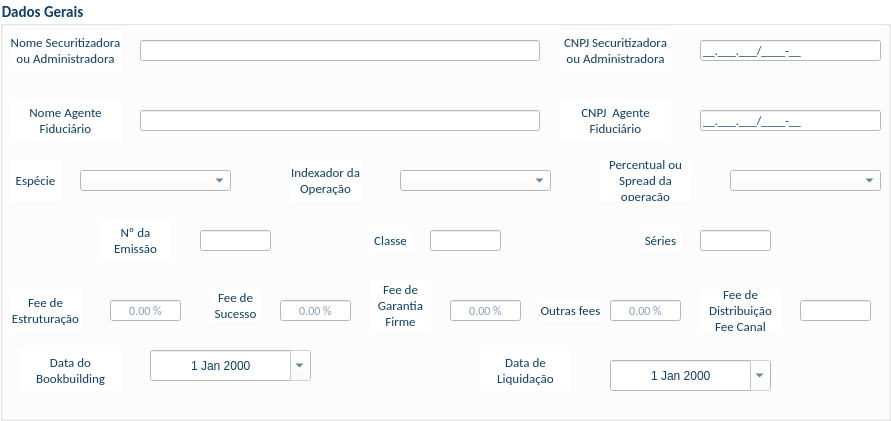
          <widget class="QGroupBox" name="groupBox_4">
           <property name="geometry">
            <rect>
             <x>10</x>
             <y>4670</y>
             <width>891</width>
             <height>421</height>
            </rect>
           </property>
           <property name="font">
            <font>
             <family>Calibri</family>
             <pointsize>11</pointsize>
             <weight>75</weight>
             <bold>true</bold>
            </font>
           </property>
           <property name="styleSheet">
            <string notr="true">background-color: rgb(255, 255, 255);
color: rgb(15, 62, 104);</string>
           </property>
           <property name="title">
            <string>Dados Gerais</string>
           </property>
           <widget class="QLineEdit" name="le_nomeSecuritizadoraAdm">
            <property name="enabled">
             <bool>true</bool>
            </property>
            <property name="geometry">
             <rect>
              <x>140</x>
              <y>40</y>
              <width>400</width>
              <height>21</height>
             </rect>
            </property>
            <property name="sizePolicy">
             <sizepolicy hsizetype="Expanding" vsizetype="Expanding">
              <horstretch>0</horstretch>
              <verstretch>0</verstretch>
             </sizepolicy>
            </property>
            <property name="minimumSize">
             <size>
              <width>400</width>
              <height>21</height>
             </size>
            </property>
            <property name="maximumSize">
             <size>
              <width>400</width>
              <height>21</height>
             </size>
            </property>
            <property name="font">
             <font>
              <family>Calibri</family>
              <pointsize>9</pointsize>
             </font>
            </property>
            <property name="readOnly">
             <bool>true</bool>
            </property>
           </widget>
           <widget class="QLabel" name="nomeSecuritizadoraAdm">
            <property name="geometry">
             <rect>
              <x>10</x>
              <y>30</y>
              <width>111</width>
              <height>41</height>
             </rect>
            </property>
            <property name="font">
             <font>
              <family>Calibri</family>
              <pointsize>10</pointsize>
             </font>
            </property>
            <property name="text">
             <string>Nome Securitizadora ou Administradora</string>
            </property>
            <property name="alignment">
             <set>Qt::AlignCenter</set>
            </property>
            <property name="wordWrap">
             <bool>true</bool>
            </property>
           </widget>
           <widget class="QLabel" name="cnpjSecuritizadoraAdm">
            <property name="geometry">
             <rect>
              <x>560</x>
              <y>30</y>
              <width>111</width>
              <height>41</height>
             </rect>
            </property>
            <property name="font">
             <font>
              <family>Calibri</family>
              <pointsize>10</pointsize>
             </font>
            </property>
            <property name="text">
             <string>CNPJ Securitizadora ou Administradora</string>
            </property>
            <property name="alignment">
             <set>Qt::AlignCenter</set>
            </property>
            <property name="wordWrap">
             <bool>true</bool>
            </property>
           </widget>
           <widget class="QLineEdit" name="le_cnpjSecuritizadoraAdm">
            <property name="enabled">
             <bool>true</bool>
            </property>
            <property name="geometry">
             <rect>
              <x>700</x>
              <y>40</y>
              <width>181</width>
              <height>21</height>
             </rect>
            </property>
            <property name="sizePolicy">
             <sizepolicy hsizetype="Ignored" vsizetype="Expanding">
              <horstretch>0</horstretch>
              <verstretch>0</verstretch>
             </sizepolicy>
            </property>
            <property name="minimumSize">
             <size>
              <width>111</width>
              <height>21</height>
             </size>
            </property>
            <property name="maximumSize">
             <size>
              <width>300</width>
              <height>21</height>
             </size>
            </property>
            <property name="font">
             <font>
              <family>Calibri</family>
              <pointsize>9</pointsize>
             </font>
            </property>
            <property name="inputMask">
             <string>00.000.000/0000-00;_</string>
            </property>
            <property name="text">
             <string>../-</string>
            </property>
            <property name="readOnly">
             <bool>true</bool>
            </property>
            <property name="placeholderText">
             <string/>
            </property>
           </widget>
           <widget class="QLabel" name="nomeAgendeFiduciario">
            <property name="geometry">
             <rect>
              <x>10</x>
              <y>100</y>
              <width>111</width>
              <height>41</height>
             </rect>
            </property>
            <property name="font">
             <font>
              <family>Calibri</family>
              <pointsize>10</pointsize>
             </font>
            </property>
            <property name="text">
             <string>Nome Agente Fiduciário</string>
            </property>
            <property name="alignment">
             <set>Qt::AlignCenter</set>
            </property>
            <property name="wordWrap">
             <bool>true</bool>
            </property>
           </widget>
           <widget class="QLineEdit" name="le_nomeAgendeFiduciario">
            <property name="enabled">
             <bool>true</bool>
            </property>
            <property name="geometry">
             <rect>
              <x>140</x>
              <y>110</y>
              <width>400</width>
              <height>21</height>
             </rect>
            </property>
            <property name="sizePolicy">
             <sizepolicy hsizetype="Expanding" vsizetype="Expanding">
              <horstretch>0</horstretch>
              <verstretch>0</verstretch>
             </sizepolicy>
            </property>
            <property name="minimumSize">
             <size>
              <width>400</width>
              <height>21</height>
             </size>
            </property>
            <property name="maximumSize">
             <size>
              <width>400</width>
              <height>21</height>
             </size>
            </property>
            <property name="font">
             <font>
              <family>Calibri</family>
              <pointsize>9</pointsize>
             </font>
            </property>
            <property name="readOnly">
             <bool>true</bool>
            </property>
           </widget>
           <widget class="QLabel" name="cnpjAgendeFiduciario">
            <property name="geometry">
             <rect>
              <x>560</x>
              <y>100</y>
              <width>111</width>
              <height>41</height>
             </rect>
            </property>
            <property name="font">
             <font>
              <family>Calibri</family>
              <pointsize>10</pointsize>
             </font>
            </property>
            <property name="text">
             <string>CNPJ  Agente Fiduciário</string>
            </property>
            <property name="alignment">
             <set>Qt::AlignCenter</set>
            </property>
            <property name="wordWrap">
             <bool>true</bool>
            </property>
           </widget>
           <widget class="QLineEdit" name="le_cnpjAgendeFiduciario">
            <property name="enabled">
             <bool>true</bool>
            </property>
            <property name="geometry">
             <rect>
              <x>700</x>
              <y>110</y>
              <width>181</width>
              <height>21</height>
             </rect>
            </property>
            <property name="sizePolicy">
             <sizepolicy hsizetype="Ignored" vsizetype="Expanding">
              <horstretch>0</horstretch>
              <verstretch>0</verstretch>
             </sizepolicy>
            </property>
            <property name="minimumSize">
             <size>
              <width>111</width>
              <height>21</height>
             </size>
            </property>
            <property name="maximumSize">
             <size>
              <width>300</width>
              <height>21</height>
             </size>
            </property>
            <property name="font">
             <font>
              <family>Calibri</family>
              <pointsize>9</pointsize>
             </font>
            </property>
            <property name="inputMask">
             <string>00.000.000/0000-00;_</string>
            </property>
            <property name="readOnly">
             <bool>true</bool>
            </property>
           </widget>
           <widget class="QComboBox" name="cb_especie">
            <property name="geometry">
             <rect>
              <x>80</x>
              <y>170</y>
              <width>151</width>
              <height>21</height>
             </rect>
            </property>
            <item>
             <property name="text">
              <string/>
             </property>
            </item>
            <item>
             <property name="text">
              <string>Quirografária</string>
             </property>
            </item>
            <item>
             <property name="text">
              <string>Subordinada</string>
             </property>
            </item>
            <item>
             <property name="text">
              <string>Garantia real</string>
             </property>
            </item>
            <item>
             <property name="text">
              <string>Flutuante</string>
             </property>
            </item>
           </widget>
           <widget class="QComboBox" name="cb_indexador_operacao">
            <property name="geometry">
             <rect>
              <x>400</x>
              <y>170</y>
              <width>151</width>
              <height>21</height>
             </rect>
            </property>
            <item>
             <property name="text">
              <string/>
             </property>
            </item>
            <item>
             <property name="text">
              <string>IPCA</string>
             </property>
            </item>
            <item>
             <property name="text">
              <string>CDI</string>
             </property>
            </item>
           </widget>
           <widget class="QComboBox" name="cb_percentual_spreead_operacao">
            <property name="geometry">
             <rect>
              <x>730</x>
              <y>170</y>
              <width>151</width>
              <height>21</height>
             </rect>
            </property>
            <item>
             <property name="text">
              <string/>
             </property>
            </item>
            <item>
             <property name="text">
              <string>%</string>
             </property>
            </item>
            <item>
             <property name="text">
              <string>Spread</string>
             </property>
            </item>
           </widget>
           <widget class="QLabel" name="especie">
            <property name="geometry">
             <rect>
              <x>10</x>
              <y>160</y>
              <width>51</width>
              <height>41</height>
             </rect>
            </property>
            <property name="font">
             <font>
              <family>Calibri</family>
              <pointsize>10</pointsize>
             </font>
            </property>
            <property name="text">
             <string>Espécie</string>
            </property>
            <property name="alignment">
             <set>Qt::AlignCenter</set>
            </property>
            <property name="wordWrap">
             <bool>true</bool>
            </property>
           </widget>
           <widget class="QLabel" name="indexadorOperacao">
            <property name="geometry">
             <rect>
              <x>290</x>
              <y>160</y>
              <width>71</width>
              <height>41</height>
             </rect>
            </property>
            <property name="font">
             <font>
              <family>Calibri</family>
              <pointsize>10</pointsize>
             </font>
            </property>
            <property name="text">
             <string>Indexador da Operação</string>
            </property>
            <property name="alignment">
             <set>Qt::AlignCenter</set>
            </property>
            <property name="wordWrap">
             <bool>true</bool>
            </property>
           </widget>
           <widget class="QLabel" name="percentualSpreadOperacao">
            <property name="geometry">
             <rect>
              <x>600</x>
              <y>160</y>
              <width>91</width>
              <height>41</height>
             </rect>
            </property>
            <property name="font">
             <font>
              <family>Calibri</family>
              <pointsize>10</pointsize>
             </font>
            </property>
            <property name="text">
             <string>Percentual ou Spread da operação</string>
            </property>
            <property name="alignment">
             <set>Qt::AlignCenter</set>
            </property>
            <property name="wordWrap">
             <bool>true</bool>
            </property>
           </widget>
           <widget class="QLabel" name="numeroEmissao">
            <property name="geometry">
             <rect>
              <x>100</x>
              <y>220</y>
              <width>71</width>
              <height>41</height>
             </rect>
            </property>
            <property name="font">
             <font>
              <family>Calibri</family>
              <pointsize>10</pointsize>
             </font>
            </property>
            <property name="text">
             <string>Nº da Emissão</string>
            </property>
            <property name="alignment">
             <set>Qt::AlignCenter</set>
            </property>
            <property name="wordWrap">
             <bool>true</bool>
            </property>
           </widget>
           <widget class="QLabel" name="classe">
            <property name="geometry">
             <rect>
              <x>370</x>
              <y>230</y>
              <width>41</width>
              <height>21</height>
             </rect>
            </property>
            <property name="font">
             <font>
              <family>Calibri</family>
              <pointsize>10</pointsize>
             </font>
            </property>
            <property name="text">
             <string>Classe</string>
            </property>
            <property name="alignment">
             <set>Qt::AlignCenter</set>
            </property>
            <property name="wordWrap">
             <bool>true</bool>
            </property>
           </widget>
           <widget class="QLabel" name="seriesEstruturacao">
            <property name="geometry">
             <rect>
              <x>640</x>
              <y>230</y>
              <width>41</width>
              <height>21</height>
             </rect>
            </property>
            <property name="font">
             <font>
              <family>Calibri</family>
              <pointsize>10</pointsize>
             </font>
            </property>
            <property name="text">
             <string>Séries</string>
            </property>
            <property name="alignment">
             <set>Qt::AlignCenter</set>
            </property>
            <property name="wordWrap">
             <bool>true</bool>
            </property>
           </widget>
           <widget class="QLineEdit" name="le_series_estruturacao">
            <property name="enabled">
             <bool>true</bool>
            </property>
            <property name="geometry">
             <rect>
              <x>700</x>
              <y>230</y>
              <width>71</width>
              <height>21</height>
             </rect>
            </property>
            <property name="sizePolicy">
             <sizepolicy hsizetype="Ignored" vsizetype="Expanding">
              <horstretch>0</horstretch>
              <verstretch>0</verstretch>
             </sizepolicy>
            </property>
            <property name="minimumSize">
             <size>
              <width>0</width>
              <height>21</height>
             </size>
            </property>
            <property name="maximumSize">
             <size>
              <width>300</width>
              <height>21</height>
             </size>
            </property>
            <property name="font">
             <font>
              <family>Calibri</family>
              <pointsize>9</pointsize>
             </font>
            </property>
            <property name="alignment">
             <set>Qt::AlignCenter</set>
            </property>
            <property name="readOnly">
             <bool>true</bool>
            </property>
           </widget>
           <widget class="QLineEdit" name="le_numero_emissao">
            <property name="enabled">
             <bool>true</bool>
            </property>
            <property name="geometry">
             <rect>
              <x>200</x>
              <y>230</y>
              <width>71</width>
              <height>21</height>
             </rect>
            </property>
            <property name="sizePolicy">
             <sizepolicy hsizetype="Ignored" vsizetype="Expanding">
              <horstretch>0</horstretch>
              <verstretch>0</verstretch>
             </sizepolicy>
            </property>
            <property name="minimumSize">
             <size>
              <width>0</width>
              <height>21</height>
             </size>
            </property>
            <property name="maximumSize">
             <size>
              <width>300</width>
              <height>21</height>
             </size>
            </property>
            <property name="font">
             <font>
              <family>Calibri</family>
              <pointsize>9</pointsize>
             </font>
            </property>
            <property name="alignment">
             <set>Qt::AlignCenter</set>
            </property>
            <property name="readOnly">
             <bool>true</bool>
            </property>
           </widget>
           <widget class="QLineEdit" name="le_classe">
            <property name="enabled">
             <bool>true</bool>
            </property>
            <property name="geometry">
             <rect>
              <x>430</x>
              <y>230</y>
              <width>71</width>
              <height>21</height>
             </rect>
            </property>
            <property name="sizePolicy">
             <sizepolicy hsizetype="Ignored" vsizetype="Expanding">
              <horstretch>0</horstretch>
              <verstretch>0</verstretch>
             </sizepolicy>
            </property>
            <property name="minimumSize">
             <size>
              <width>0</width>
              <height>21</height>
             </size>
            </property>
            <property name="maximumSize">
             <size>
              <width>300</width>
              <height>21</height>
             </size>
            </property>
            <property name="font">
             <font>
              <family>Calibri</family>
              <pointsize>9</pointsize>
             </font>
            </property>
            <property name="alignment">
             <set>Qt::AlignCenter</set>
            </property>
            <property name="readOnly">
             <bool>true</bool>
            </property>
           </widget>
           <widget class="QLabel" name="feeEstruturacao">
            <property name="geometry">
             <rect>
              <x>10</x>
              <y>290</y>
              <width>71</width>
              <height>41</height>
             </rect>
            </property>
            <property name="font">
             <font>
              <family>Calibri</family>
              <pointsize>10</pointsize>
             </font>
            </property>
            <property name="text">
             <string>Fee de Estruturação</string>
            </property>
            <property name="alignment">
             <set>Qt::AlignCenter</set>
            </property>
            <property name="wordWrap">
             <bool>true</bool>
            </property>
           </widget>
           <widget class="QLineEdit" name="le_fee_estrturacao">
            <property name="enabled">
             <bool>true</bool>
            </property>
            <property name="geometry">
             <rect>
              <x>110</x>
              <y>300</y>
              <width>71</width>
              <height>21</height>
             </rect>
            </property>
            <property name="sizePolicy">
             <sizepolicy hsizetype="Ignored" vsizetype="Expanding">
              <horstretch>0</horstretch>
              <verstretch>0</verstretch>
             </sizepolicy>
            </property>
            <property name="minimumSize">
             <size>
              <width>0</width>
              <height>21</height>
             </size>
            </property>
            <property name="maximumSize">
             <size>
              <width>300</width>
              <height>21</height>
             </size>
            </property>
            <property name="font">
             <font>
              <family>Calibri</family>
              <pointsize>9</pointsize>
             </font>
            </property>
            <property name="alignment">
             <set>Qt::AlignCenter</set>
            </property>
            <property name="readOnly">
             <bool>true</bool>
            </property>
            <property name="placeholderText">
             <string>0.00 %</string>
            </property>
           </widget>
           <widget class="QLabel" name="feeSucesso">
            <property name="geometry">
             <rect>
              <x>210</x>
              <y>290</y>
              <width>51</width>
              <height>31</height>
             </rect>
            </property>
            <property name="font">
             <font>
              <family>Calibri</family>
              <pointsize>10</pointsize>
             </font>
            </property>
            <property name="text">
             <string>Fee de Sucesso</string>
            </property>
            <property name="alignment">
             <set>Qt::AlignCenter</set>
            </property>
            <property name="wordWrap">
             <bool>true</bool>
            </property>
           </widget>
           <widget class="QLineEdit" name="le_fee_sucesso">
            <property name="enabled">
             <bool>true</bool>
            </property>
            <property name="geometry">
             <rect>
              <x>280</x>
              <y>300</y>
              <width>71</width>
              <height>21</height>
             </rect>
            </property>
            <property name="sizePolicy">
             <sizepolicy hsizetype="Ignored" vsizetype="Expanding">
              <horstretch>0</horstretch>
              <verstretch>0</verstretch>
             </sizepolicy>
            </property>
            <property name="minimumSize">
             <size>
              <width>0</width>
              <height>21</height>
             </size>
            </property>
            <property name="maximumSize">
             <size>
              <width>300</width>
              <height>21</height>
             </size>
            </property>
            <property name="font">
             <font>
              <family>Calibri</family>
              <pointsize>9</pointsize>
             </font>
            </property>
            <property name="alignment">
             <set>Qt::AlignCenter</set>
            </property>
            <property name="readOnly">
             <bool>true</bool>
            </property>
            <property name="placeholderText">
             <string>0.00 %</string>
            </property>
           </widget>
           <widget class="QLabel" name="feeGarantiaFirme">
            <property name="geometry">
             <rect>
              <x>370</x>
              <y>280</y>
              <width>61</width>
              <height>51</height>
             </rect>
            </property>
            <property name="font">
             <font>
              <family>Calibri</family>
              <pointsize>10</pointsize>
             </font>
            </property>
            <property name="text">
             <string>Fee de Garantia Firme</string>
            </property>
            <property name="alignment">
             <set>Qt::AlignCenter</set>
            </property>
            <property name="wordWrap">
             <bool>true</bool>
            </property>
           </widget>
           <widget class="QLineEdit" name="le_fee_garantia_firme">
            <property name="enabled">
             <bool>true</bool>
            </property>
            <property name="geometry">
             <rect>
              <x>450</x>
              <y>300</y>
              <width>71</width>
              <height>21</height>
             </rect>
            </property>
            <property name="sizePolicy">
             <sizepolicy hsizetype="Ignored" vsizetype="Expanding">
              <horstretch>0</horstretch>
              <verstretch>0</verstretch>
             </sizepolicy>
            </property>
            <property name="minimumSize">
             <size>
              <width>0</width>
              <height>21</height>
             </size>
            </property>
            <property name="maximumSize">
             <size>
              <width>300</width>
              <height>21</height>
             </size>
            </property>
            <property name="font">
             <font>
              <family>Calibri</family>
              <pointsize>9</pointsize>
             </font>
            </property>
            <property name="alignment">
             <set>Qt::AlignCenter</set>
            </property>
            <property name="readOnly">
             <bool>true</bool>
            </property>
            <property name="placeholderText">
             <string>0.00 %</string>
            </property>
           </widget>
           <widget class="QLabel" name="outrasFees_2">
            <property name="geometry">
             <rect>
              <x>540</x>
              <y>300</y>
              <width>61</width>
              <height>21</height>
             </rect>
            </property>
            <property name="font">
             <font>
              <family>Calibri</family>
              <pointsize>10</pointsize>
             </font>
            </property>
            <property name="text">
             <string>Outras fees</string>
            </property>
            <property name="alignment">
             <set>Qt::AlignCenter</set>
            </property>
            <property name="wordWrap">
             <bool>true</bool>
            </property>
           </widget>
           <widget class="QLineEdit" name="le_outras_fees">
            <property name="enabled">
             <bool>true</bool>
            </property>
            <property name="geometry">
             <rect>
              <x>610</x>
              <y>300</y>
              <width>71</width>
              <height>21</height>
             </rect>
            </property>
            <property name="sizePolicy">
             <sizepolicy hsizetype="Ignored" vsizetype="Expanding">
              <horstretch>0</horstretch>
              <verstretch>0</verstretch>
             </sizepolicy>
            </property>
            <property name="minimumSize">
             <size>
              <width>0</width>
              <height>21</height>
             </size>
            </property>
            <property name="maximumSize">
             <size>
              <width>300</width>
              <height>21</height>
             </size>
            </property>
            <property name="font">
             <font>
              <family>Calibri</family>
              <pointsize>9</pointsize>
             </font>
            </property>
            <property name="alignment">
             <set>Qt::AlignCenter</set>
            </property>
            <property name="readOnly">
             <bool>true</bool>
            </property>
            <property name="placeholderText">
             <string>0.00 %</string>
            </property>
           </widget>
           <widget class="QLabel" name="feeDistribuicaoCanal">
            <property name="geometry">
             <rect>
              <x>700</x>
              <y>290</y>
              <width>81</width>
              <height>41</height>
             </rect>
            </property>
            <property name="font">
             <font>
              <family>Calibri</family>
              <pointsize>10</pointsize>
             </font>
            </property>
            <property name="text">
             <string>Fee de Distribuição Fee Canal</string>
            </property>
            <property name="alignment">
             <set>Qt::AlignCenter</set>
            </property>
            <property name="wordWrap">
             <bool>true</bool>
            </property>
           </widget>
           <widget class="QLineEdit" name="le_fee_distribuicao_canal">
            <property name="enabled">
             <bool>true</bool>
            </property>
            <property name="geometry">
             <rect>
              <x>800</x>
              <y>300</y>
              <width>71</width>
              <height>21</height>
             </rect>
            </property>
            <property name="sizePolicy">
             <sizepolicy hsizetype="Ignored" vsizetype="Expanding">
              <horstretch>0</horstretch>
              <verstretch>0</verstretch>
             </sizepolicy>
            </property>
            <property name="minimumSize">
             <size>
              <width>0</width>
              <height>21</height>
             </size>
            </property>
            <property name="maximumSize">
             <size>
              <width>300</width>
              <height>21</height>
             </size>
            </property>
            <property name="font">
             <font>
              <family>Calibri</family>
              <pointsize>9</pointsize>
             </font>
            </property>
            <property name="alignment">
             <set>Qt::AlignCenter</set>
            </property>
            <property name="readOnly">
             <bool>true</bool>
            </property>
           </widget>
           <widget class="QDateEdit" name="de_data_bookbuilding">
            <property name="enabled">
             <bool>true</bool>
            </property>
            <property name="geometry">
             <rect>
              <x>150</x>
              <y>350</y>
              <width>161</width>
              <height>31</height>
             </rect>
            </property>
            <property name="alignment">
             <set>Qt::AlignCenter</set>
            </property>
            <property name="readOnly">
             <bool>true</bool>
            </property>
            <property name="calendarPopup">
             <bool>true</bool>
            </property>
           </widget>
           <widget class="QDateEdit" name="de_data_liquidacao">
            <property name="enabled">
             <bool>true</bool>
            </property>
            <property name="geometry">
             <rect>
              <x>610</x>
              <y>360</y>
              <width>161</width>
              <height>31</height>
             </rect>
            </property>
            <property name="alignment">
             <set>Qt::AlignCenter</set>
            </property>
            <property name="readOnly">
             <bool>true</bool>
            </property>
            <property name="calendarPopup">
             <bool>true</bool>
            </property>
           </widget>
           <widget class="QLabel" name="dataBookbuilding">
            <property name="geometry">
             <rect>
              <x>20</x>
              <y>350</y>
              <width>101</width>
              <height>41</height>
             </rect>
            </property>
            <property name="font">
             <font>
              <family>Calibri</family>
              <pointsize>10</pointsize>
             </font>
            </property>
            <property name="text">
             <string>Data do Bookbuilding</string>
            </property>
            <property name="alignment">
             <set>Qt::AlignCenter</set>
            </property>
            <property name="wordWrap">
             <bool>true</bool>
            </property>
           </widget>
           <widget class="QLabel" name="dataLiquidacao">
            <property name="geometry">
             <rect>
              <x>480</x>
              <y>350</y>
              <width>91</width>
              <height>41</height>
             </rect>
            </property>
            <property name="font">
             <font>
              <family>Calibri</family>
              <pointsize>10</pointsize>
             </font>
            </property>
            <property name="text">
             <string>Data de Liquidação</string>
            </property>
            <property name="alignment">
             <set>Qt::AlignCenter</set>
            </property>
            <property name="wordWrap">
             <bool>true</bool>
            </property>
           </widget>
          </widget>
